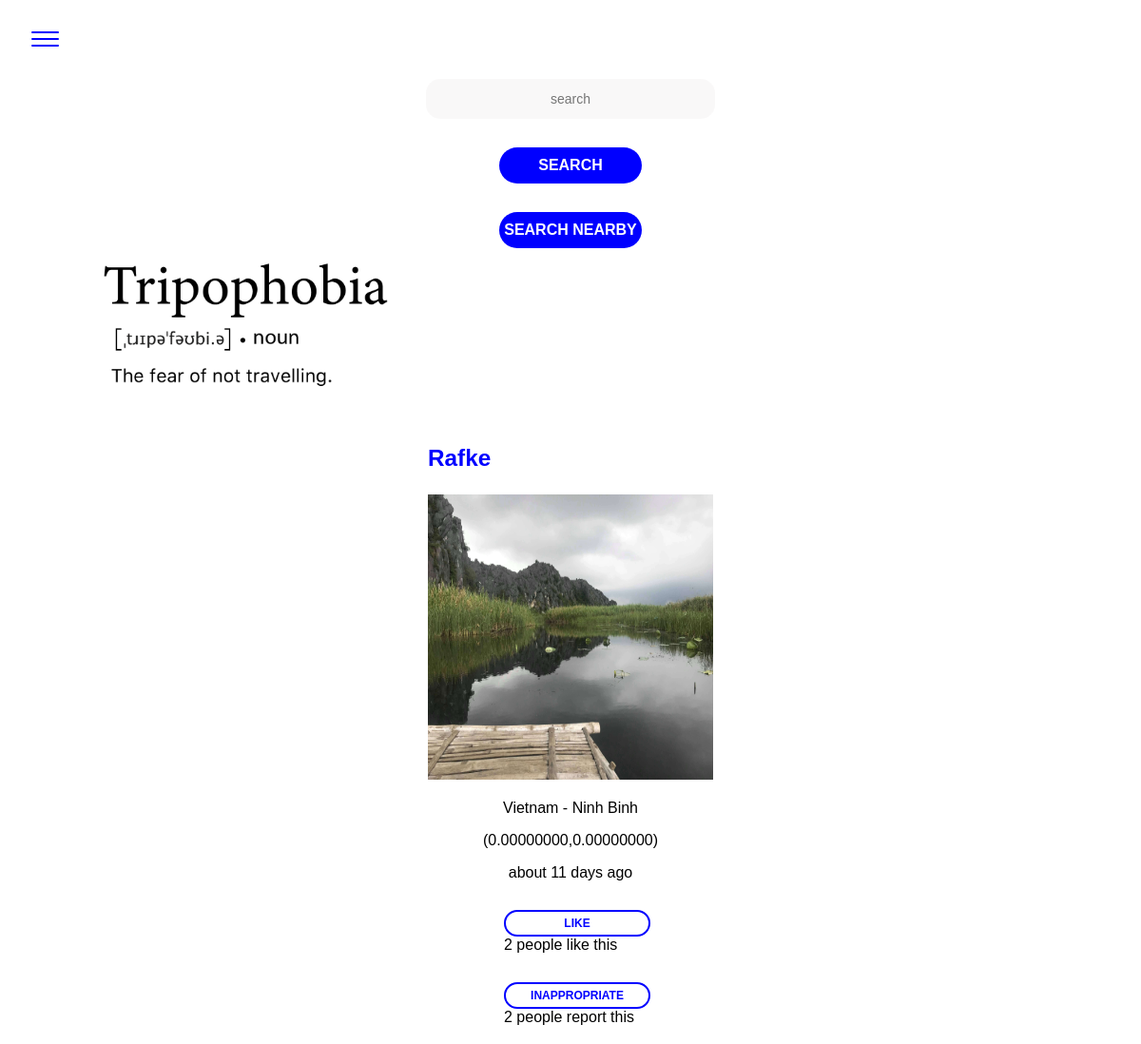
Before: /index.php (signed in, upper part) with the older database file.
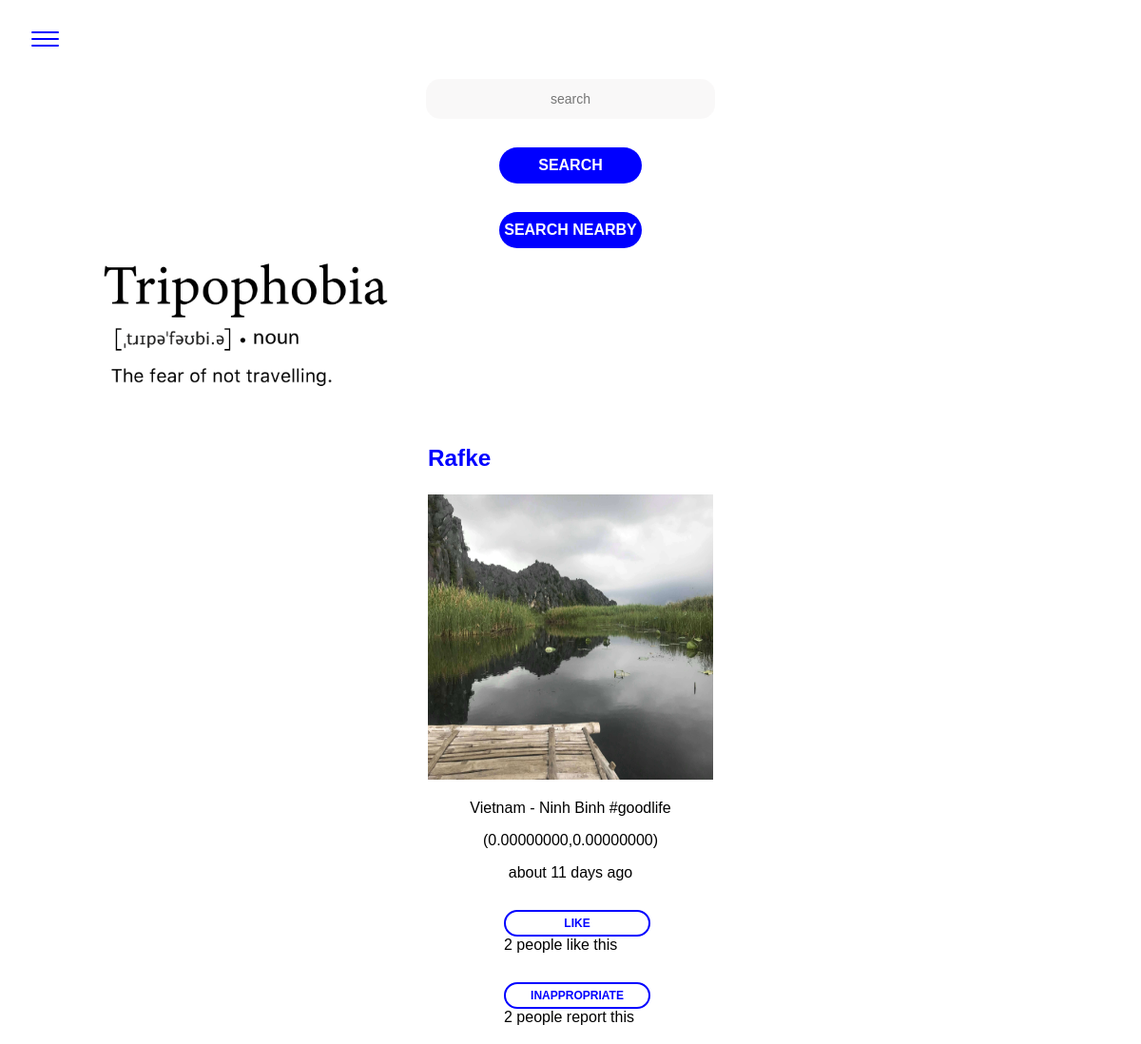
After: the same page with the newer database file.
### tables this page shows
CREATE TABLE `images` (
  `id` int(11) NOT NULL,
  `user_id` int(11) NOT NULL,
  `user_name` varchar(255) NOT NULL,
  `img_description` varchar(255) NOT NULL,
  `date_created` timestamp NOT NULL DEFAULT CURRENT_TIMESTAMP,
  `file_path` varchar(255) NOT NULL,
  `longitude` decimal(10,8) NOT NULL,
  `latitude` decimal(10,8) NOT NULL
);

### classes/Post.php (called while the page is built, shortened)
<?php
class Post
{
    public $id;
    private $date_created;
    public function getId()
    {
        return $this->id;
    }
    public function getDate_created()
    {
        return $this->date_created;
    }
    public static function getAllFromFriends($ids, $start, $counter)
    {
        $conn = Db::getInstance();
        $result = $conn->prepare('SELECT * FROM images WHERE user_id IN ('.$ids.') limit '.$start.','.$counter);
        $result->execute();
        return $result->fetchAll(PDO::FETCH_CLASS, __CLASS__);
    }
    public function getLikes()
    {
        $conn = Db::getInstance();
        $statement = $conn->prepare('select count(*) as countLikes from likes where post_id = :postid');
        $statement->bindValue(':postid', $this->id);
        $statement->execute();
        $result = $statement->fetch(PDO::FETCH_ASSOC);
        return $result['countLikes'];
    }
    public static function convertTime($time_ago)
    {
        $estimate_time = time() - $time_ago;
        $condition = array(
                12 * 30 * 24 * 60 * 60 => 'year',
                30 * 24 * 60 * 60 => 'month',
                24 * 60 * 60 => 'day',
                60 * 60 => 'hour',
                60 => 'minute',
                1 => 'second',
    );
        foreach ($condition as $secs => $str) {
            $d = $estimate_time / $secs;
            if ($d >= 1) {
                $r = round($d);
                return 'about '.$r.' '.$str.($r > 1 ? 's' : '').' ago';
            }
        }
    }
    public function getNrOfInappropriate()
    {
        $conn = Db::getInstance();
        $statement = $conn->prepare('SELECT count(*) AS amountOfInappropriate FROM inappropriate WHERE post_id=:postid');
        $statement->bindValue(':postid', $this->id);
        $result = $statement->execute();
        $result = $statement->fetch(PDO::FETCH_NUM);
        return $result;
    }
}

### index.php (the view, shortened to what this page needs)
<?php
$friendList = $_SESSION['userid'];
$friends = Friends::getFriends($_SESSION['userid']);
foreach ($friends as $friend):
  $id = $friend['user_one'];
  if ($id == $_SESSION['userid']) {
      $friendList = $friendList.','.$friend['user_two'];
  } else {
      $friendList = $friendList.','.$id;
  }
 endforeach;
$posts = Post::getAllFromFriends($friendList, 0, 2);
?><!DOCTYPE html>
<html lang="en">
<head>
  <link rel="stylesheet" type="text/css" href="css/style.css">
</head>
<body>
<?php include_once 'nav.inc.php'; ?>
<img src="images/logo.png" alt="Logo Tripophobia" class="logo">
<div id="resultlist">
  <?php
  foreach ($posts as $post):
  $t = $post->getDate_created();
  $time_ago = strtotime($t);
  ?>
    <article class="center-div-image">
      <a href="profileFriends.php?id=<?php echo $post->user_id; ?>"> <h3 class="username"><?php echo $post->user_name; ?></h3></a>
      <a href="detailPost.php?id=<?php echo $post->getId(); ?>"><img src=" <?php echo 'uploads/'.$post->file_path; ?> "  height=300 width=300 alt=""> </a>
      <p><?php echo $post->img_description; ?></p>
      <p>(<?php echo $post->latitude.','.$post->longitude; ?>)</p>
      <p><?php echo $convertedDate = Post::convertTime($time_ago); ?></p>
      <div class="center-div"><a href="#" class="like btn--secondary" data-id="<?php echo $post->id; ?>" >Like</a> <span class='likes'><?php echo $post->getLikes(); ?></span> people like this </div>
      <div class="center-div"><a href="#" class="report btn--secondary" data-id="<?php echo $post->id; ?>" >Inappropriate</a> <span class='inappropriate'><?php echo implode($post->getNrOfInappropriate()); ?></span> people report this </div>
    </article>
  <?php endforeach; ?>
  </div>
</body>
</html>

### nav.inc.php (shortened to what this page needs)
<nav role="navigation" class="navbar">
  <div id="menuToggle">
        <span></span>
        <span></span>
        <span></span>
  </div>
</nav>
<form action="search.php" method="GET">
        <input id="search" name="search" type="text" placeholder="search" class="input">
        <input id="sumbit" type="submit" value="Search" class="btn btn--primary">
      </form>
      <form action="nearby.php" method="GET">
        <input id="sumbit" type="submit" value="Search nearby" class="btn btn--primary">
      </form>

### css/style.css (style rules this page uses)
body { font-family: 'Helvetica', sans-serif; font-size: 16px; }
p { text-align: center; }
.logo { display: block; margin: 10px 100px 60px; width: 300px; }
a { text-decoration: none; color: blue; opacity:1; font-size: 1.3em; font-weight: 400; transition: 200ms; }
nav { background-color: #ffffff; height: 65px; }
#menuToggle { display: flex; flex-direction: column; position: relative; top: 25px; left: 25px; z-index: 1; -webkit-user-select: none; user-select: none; }
#menuToggle span { display: flex; width: 29px; height: 2px; margin-bottom: 5px; position: relative; background: blue; border-radius: 3px; z-index: 1; transform-origin: 5px 0px; transition: transform 0.5s cubic-bezier(0.77,0.2,0.05,1.0), background 0.5s cubic-bezier(0.77,0.2,0.05,1.0), opacity 0.55s ease; }
#menuToggle span:nth-last-child(2) { transform-origin: 0% 100%; }
.input { background-color:#f3f1f185; border: 0px; width: 300px; height: 40px; border-radius: 15px; margin: 10px auto; display: block; text-align: center; font-size: 14px; }
.btn--primary { color: #ffffff; font-size: 16px; font-weight: 700; text-transform: uppercase; background-color: blue; width: 150px; padding: 10px 0px; border-radius: 20px; border:0px; margin: 30px auto 0px auto; display: block; padding: auto; transition: 200ms; }
.btn--secondary { text-decoration: none; text-align: center; color: blue; font-size: 12px; font-weight: 700; text-transform: uppercase; width: 150px; padding: 5px 0px; border: 2px solid blue; border-radius: 20px; margin: 30px auto 0px auto; display: block; transition: 200ms; }
span { text-align: center; }
.center-div { margin: 20px auto; width: 140px; }
.center-div-image { margin: 20px auto; width: 300px; }

Changed rows visible on the page:
changed images "Rafke": img_description "Vietnam - Ninh Binh" → "Vietnam - Ninh Binh #goodlife"
